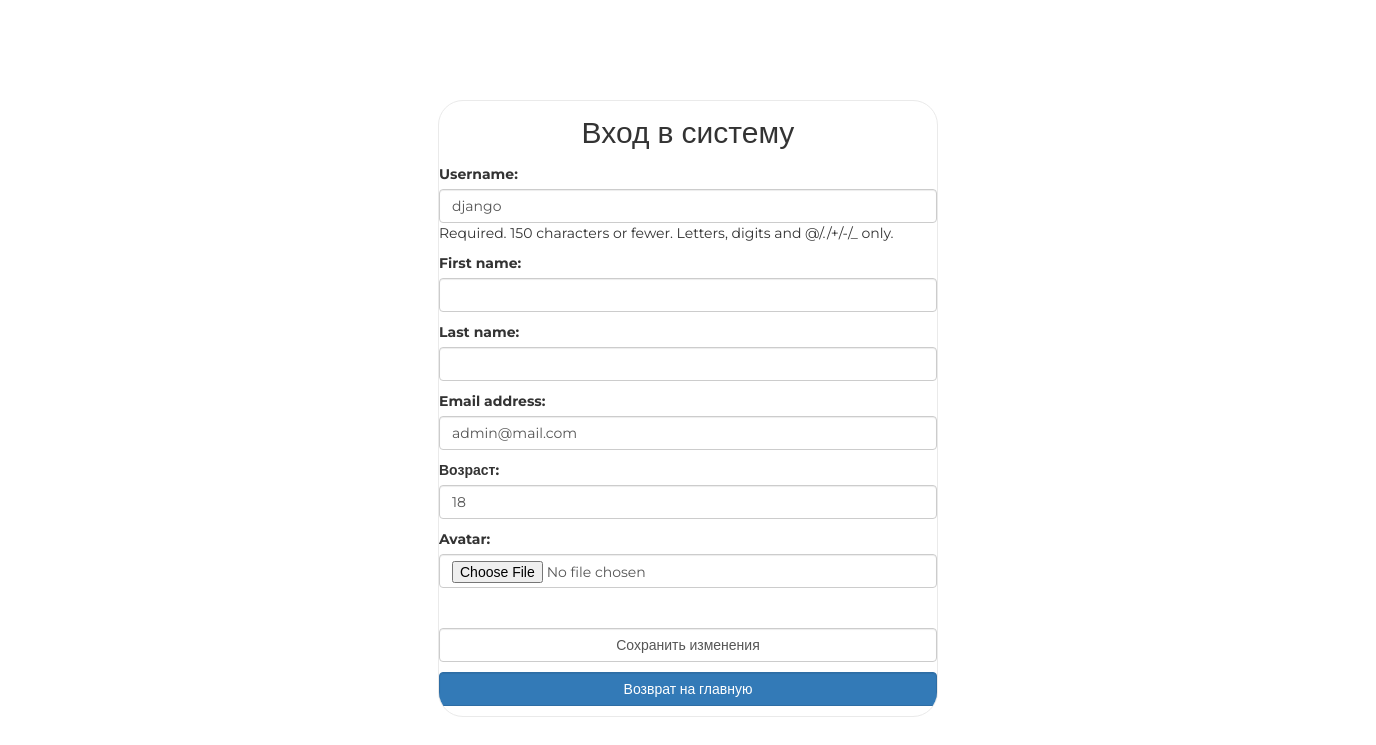
The app's page /auth/edit/ (signed in), older data.
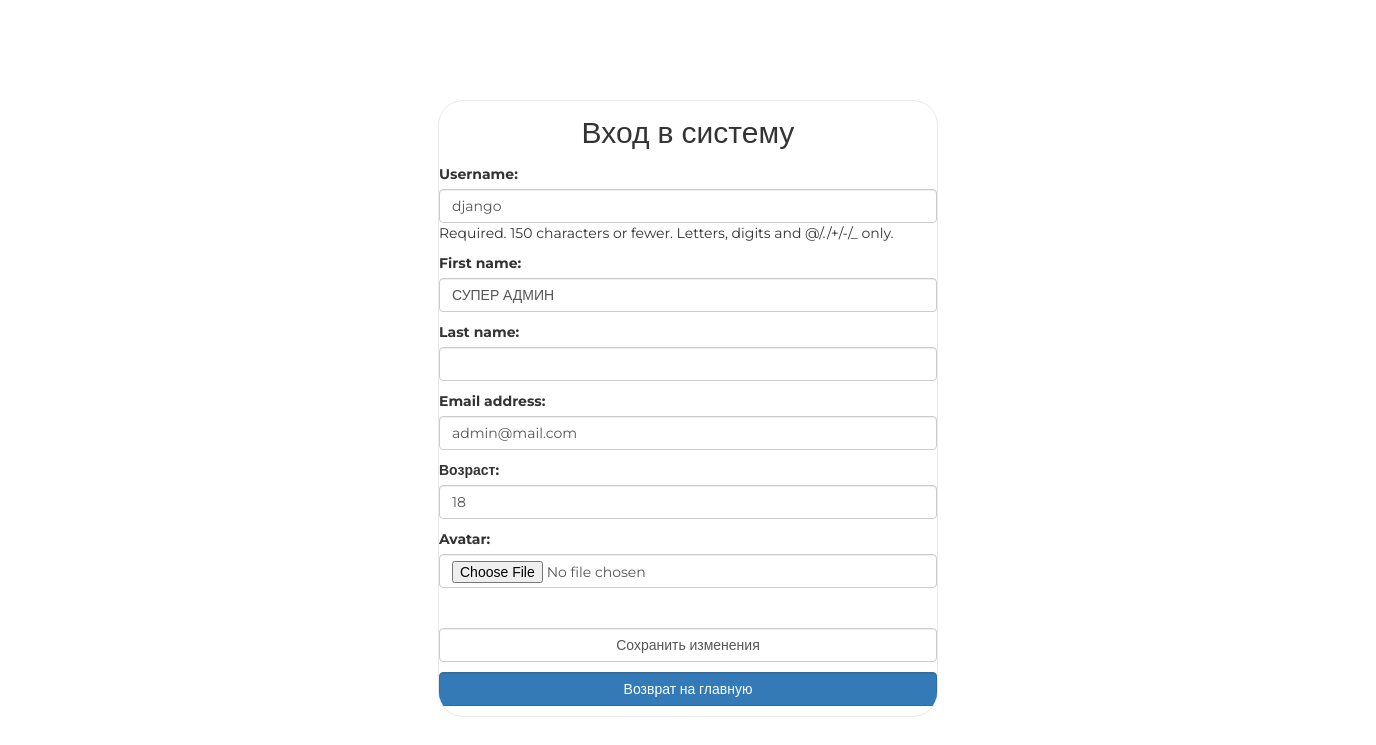
The same page, newer data.
### authapp/models.py (models this page shows)
class ShopUser(AbstractUser):
    avatar = models.ImageField(upload_to='users/', blank=True)
    age = models.PositiveSmallIntegerField(default=18, verbose_name='Возраст')

### authapp/views.py (the view)
# urls.py: path('edit/', authapp.edit, name='edit'),
def edit(request):
    if request.method == 'POST':
        edit_form = ShopUserEditForm(request.POST, request.FILES, instance=request.user)
        if edit_form.is_valid():
            edit_form.save()
        return HttpResponseRedirect(reverse('authapp:edit'))
    else:
        edit_form = ShopUserEditForm(instance=request.user)
        return render(request, 'authapp/edit.html', {'edit_form': edit_form})

### authapp/forms.py (shortened to what this page needs)
class ShopUserEditForm(UserChangeForm):
    class Meta:
        model = ShopUser
        fields = ('username', 'first_name', 'last_name', 'email', 'age', 'password', 'avatar')
    def __init__(self, *args, **kwargs):
        super().__init__(*args, **kwargs)
        for field_name, field in self.fields.items():
            field.widget.attrs['class'] = 'form-control'
            if field_name == 'password':
                field.widget = HiddenInput()

### authapp/templates/authapp/edit.html (shortened to what this page needs)
{% extends 'authapp/base.html' %}
{% load static %}
{% block content %}
    <form class="form-horizontal" action="{% url 'authapp:edit' %}" method="post">
        {{ edit_form.as_p }}
        <br>
        <input class="form-control" type="submit" value="Сохранить изменения">
        <a class="btn btn-primary form-control" href="{% url 'index' %}">Возврат на главную</a>
    </form>
{% endblock %}

### authapp/templates/authapp/base.html (shortened to what this page needs)
<!DOCTYPE html>
{% load static %}
<html lang="ru">
<head>
    {% block css %}
        <link rel="stylesheet" type="text/css" href="{% static 'css/bootstrap.min.css' %}">
        <link rel="stylesheet" type="text/css" href="{% static 'css/style.css' %}">
        <link rel="stylesheet" href="{% static 'fonts/font-awesome/css/font-awesome.css' %}">
    {% endblock %}
</head>
<body>
	<div class="container">
        <div class="login">
            <div class="h2 text-center head">
                Вход в систему
            </div>
            {% block content %}
            {% endblock %}
        </div>
	</div>
</body>
</html>

### static/css/style.css (style rules this page uses)
* { margin: 0; padding: 0; }
body { font-family: 'Montserrat', sans-serif; }
html, body { height: 100%; }
.login { background: #fff; border: 1px solid #eaeaea; border-radius: 25px; overflow: hidden; width: 28em; min-width: 500px; margin: 100px auto; position: relative; display: block; }
.login .head { margin: 15px auto; }
.login .form-control[type="submit"] { margin: 10px auto; }
.login form { margin-bottom: 10px; }
.container { width: 1366px; margin: 0 auto; min-height: 100%; }

Row changes from the older to the newer data that the page shows:
changed ShopUser "django": first_name (not shown) → "СУПЕР АДМИН"
